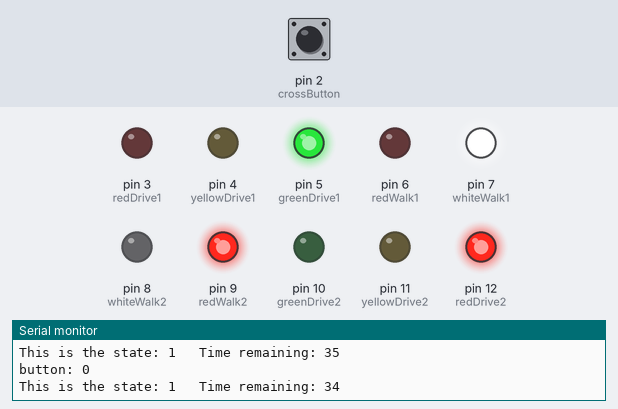
The sketch below on a simulated Arduino Uno, built with avr-gcc and run on an emulated ATmega328P. Parts: output pins drawn as LEDs (lit = HIGH), the last lines printed to the serial monitor. Dashed ring = blinking. The test bench sets the inputs (shaded band); at power-on: pin 2 (crossButton) LOW.

Above: at 1.3 s.
1.4 s: pin 2 (crossButton) pulled HIGH for 0.3 s
At 1.88 s:
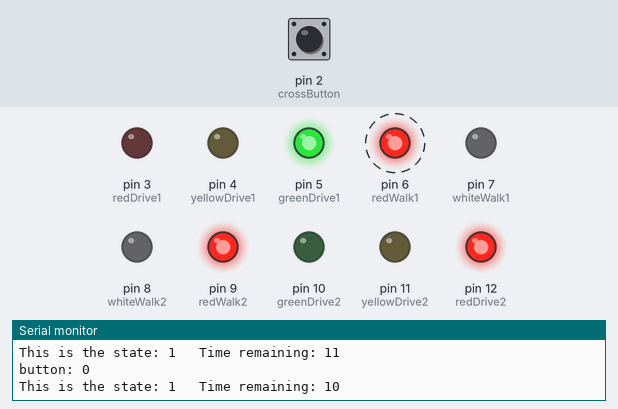
At 4.2 s:
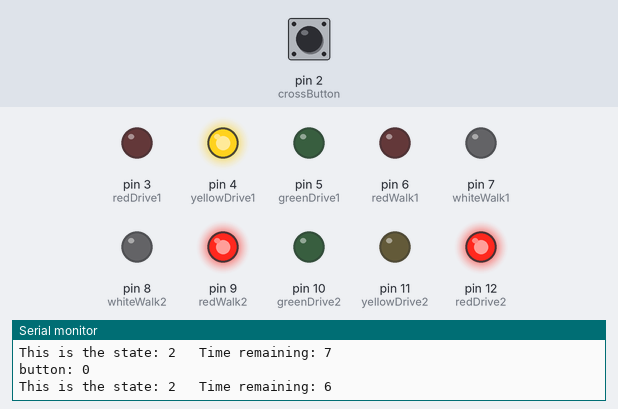
4.4 s: pin 2 (crossButton) pulled HIGH for 1 s
7.5 s: pin 2 (crossButton) pulled HIGH for 3.2 s
At 14.9 s:
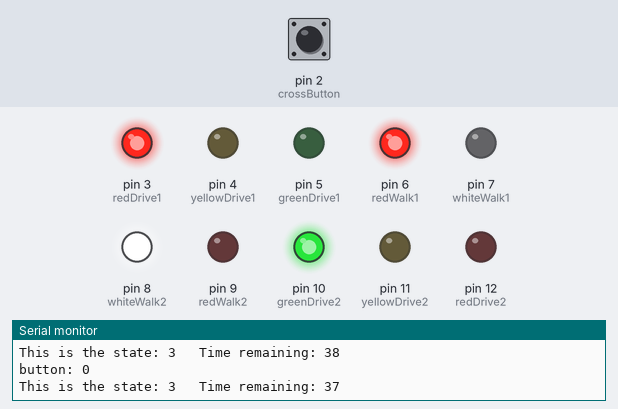
Timing chart, 0 to 16.4 s (numbered marks = the images above; inputs shaded):
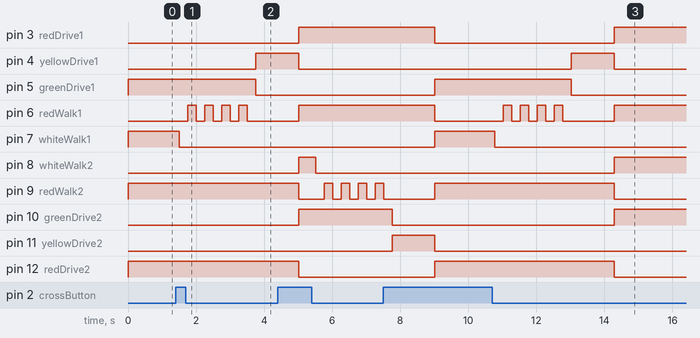

Measured:
- after the input at 1.4 s, pin 4 (yellowDrive1): LOW → HIGH after 2.4 s; pin 5 (greenDrive1): HIGH → LOW after 2.4 s; pin 6 (redWalk1): alternates HIGH for 0.25 s and LOW for 0.25 s, 8 changes in all, then stays LOW, starting after 0.35 s; pin 7 (whiteWalk1): HIGH → LOW after 0.10 s
- after the input at 7.5 s, pin 4 (yellowDrive1): LOW → HIGH after 5.5 s, → LOW 1.3 s later; pin 8 (whiteWalk2): LOW → HIGH after 6.8 s

The sketch:

stoplight.ino
```cpp
int whiteWalk2 = 8;
int redWalk2 = 9;
int greenDrive2 = 10;
int yellowDrive2 = 11;
int redDrive2 = 12;
int crossButton = 2;
int redWalk1 = 6;
int whiteWalk1 = 7;
int greenDrive1 = 5;
int yellowDrive1 = 4;
int redDrive1 = 3;
int buttonState = 0;
int timeRemaining = 40;
int state = 1;
int newState = 2;

void light (int lightPin, bool state) {
    if (state) {
    digitalWrite(lightPin, HIGH);
  } else {
    digitalWrite(lightPin, LOW);
  }
}

void blink(int light, int secs) {
  for(secs; secs >= 0; secs--) {
    digitalWrite(light, HIGH);
    delay(250);
    digitalWrite(light, LOW);
    delay(250);
    digitalWrite(light, HIGH);
    delay(250);
    digitalWrite(light, LOW);
    delay(250);
  }
}

void Side1Stop () {
  light(redWalk1, true);
  light(redDrive1, true);
  light(whiteWalk1, false);
  light(yellowDrive1, false);
  light(greenDrive1, false);
}

void Side2Go () {
  light(greenDrive2, true);
  light(whiteWalk2, true);
  light(redWalk2, false);
  light(redDrive2, false);
  light(yellowDrive2, false);
}

void Side1Go () {
  light(greenDrive1, true);
  light(whiteWalk1, true);
  light(redWalk1, false);
  light(redDrive1, false);
  light(yellowDrive1, false);
}

void Side2Stop () {
  light(redWalk2, true);
  light(redDrive2, true);
  light(greenDrive2, false);
  light(yellowDrive2, false);
  light(whiteWalk2, false);
}

void walkButton () {
  if  (timeRemaining > 12) {
     timeRemaining = 12;
   }
}
void setup() {
 pinMode(redDrive1, OUTPUT);
  pinMode(yellowDrive1, OUTPUT);
  pinMode(greenDrive1, OUTPUT);
  pinMode(crossButton, INPUT);
  pinMode(redWalk1, OUTPUT);
  pinMode(whiteWalk1, OUTPUT);
  pinMode(whiteWalk2, OUTPUT);
  pinMode(redWalk2, OUTPUT);
  pinMode(greenDrive2, OUTPUT);
  pinMode(yellowDrive2, OUTPUT);
  pinMode(redDrive2, OUTPUT);
  Side1Go();
  Side2Stop();
  Serial.begin(9600);
  attachInterrupt(0, walkButton, HIGH);
}

void loop() {
  if (timeRemaining < 4) {
    Serial.println();
    Serial.println();
    Serial.println();

    switch(state) {
    case 1:
      newState = 2;
      timeRemaining = 8;
      light(greenDrive1, false);
      light(yellowDrive1, true);
      break;
    case 2:
      newState = 3;
      timeRemaining = 40;
      Side1Stop();
      Side2Go();
      break;
    case 3:
      newState = 4;
      timeRemaining = 8;
      light(greenDrive2, false);
      light(yellowDrive2, true);
      break;
    case 4:
      newState = 1;
      timeRemaining = 40;
      Side1Go();
      Side2Stop();
    }
    state = newState;


  }

  if ((state == 3) && (timeRemaining < 20)) {
    light(whiteWalk2, false);
    if (timeRemaining%2) {
      light(redWalk2, true);
    } else {
      light(redWalk2, false);
    }
  }

    if ((state == 1) && (timeRemaining < 20)) {
    light(whiteWalk1, false);
    if (timeRemaining%2) {
      light(redWalk1, true);
    } else {
      light(redWalk1, false);
    }
  }

  buttonState = digitalRead(crossButton);
  Serial.print("button: ");
  Serial.println(buttonState);
  timeRemaining--;
  Serial.print("This is the state: ");
  Serial.print(state);
  Serial.print("\t Time remaining: ");
  Serial.println(timeRemaining);
  delay(250);
}
```
